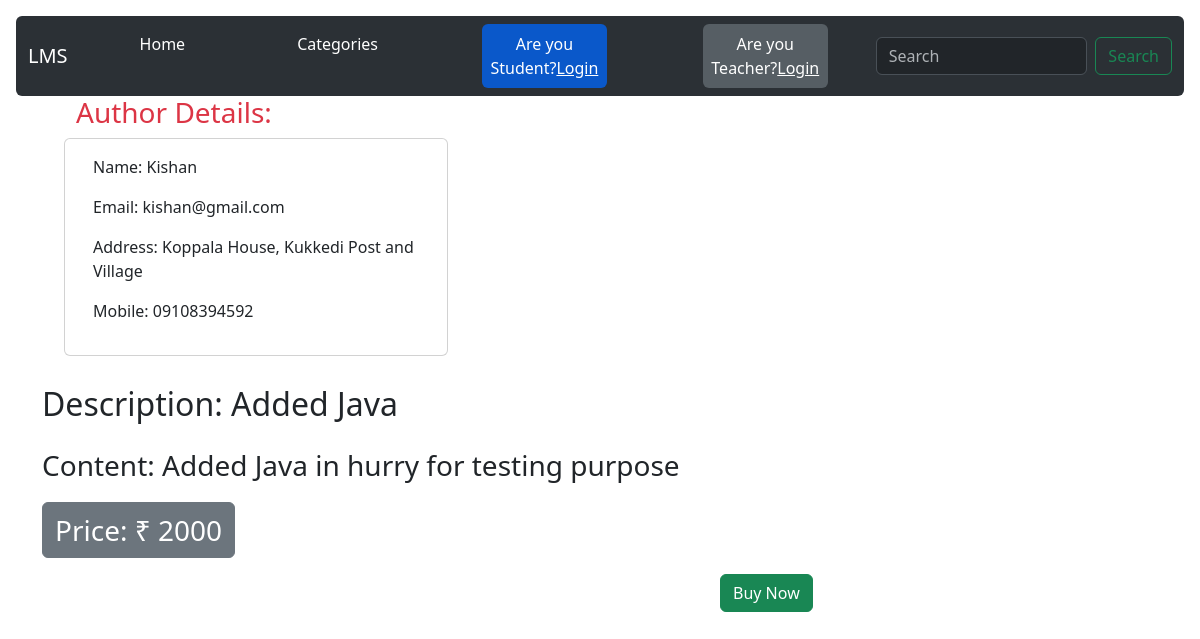
The app's page /course/1/ with its own data.
### base/models.py (models this page shows, shortened)
class Teacher(models.Model):
    name = models.CharField(max_length=100)
    email = models.EmailField()
    password=models.CharField(max_length=50)
    phone = models.CharField(max_length=20, blank=True)
    address = models.TextField(blank=True)
    age=models.CharField(max_length=10)
    gender=models.CharField(max_length=20)
    def __str__(self):
        return self.name

class Course(models.Model):
    courseName = models.CharField(max_length=200)
    teacher_id=models.ForeignKey(Teacher,on_delete=models.CASCADE)
    description=models.TextField()
    content=models.TextField()
    price=models.CharField(max_length=10)
    category=models.CharField(max_length=200)

### base/views.py (the view)
# urls.py: path('course/<str:pk>/',views.courses,name="course")
def courses(request,pk):
    course=Course.objects.get(id=pk)
    teacher_name=course.teacher_id
    teacher=Teacher.objects.get(name=teacher_name)
    context1={'course':course}
    context2={'teacher':teacher}
    context = {**context1, **context2}
    return render(request,'base/courses.html',context)

### base/templates/base/courses.html
{% extends 'main.html' %}
{% block content %}
<h1 class="m-4">Course: {{course.courseName }}</h1>
<div class="row" style="margin-left: 4rem;">
  <h3 class="text-danger">Author Details: </h3>
<div class="card card-outline-danger" style="width: 24rem;">
    <div class="card-body">
      <p class="text">Name: {{teacher.name}}</p>
      <p class="text">Email: {{teacher.email}}</p>
      <p class="text"> Address: {{teacher.address}}</p>
      <p class="text"> Mobile: {{teacher.phone}}</p>
    </div>
  </div>
</div>
<div class="container mt-4">
  <p class="fs-2">  Description:  {{course.description}}</p>
<p class="fs-3">  Content:  {{course.content}}</p>
<p class="fs-3 btn btn-secondary">Price: &#8377; {{course.price}}</p>
</div>
<div style="margin-left:45rem;">
  <a class="btn btn-success" href="/" >Buy Now</a>
</div>
{% endblock content %}

### records on screen
Teacher: name "Kishan", email "kishan@gmail.com", address "Koppala House, Kukkedi Post and Village", phone "09108394592"
Course: description "Added Java", content "Added Java in hurry for testing purpose", price "2000"
